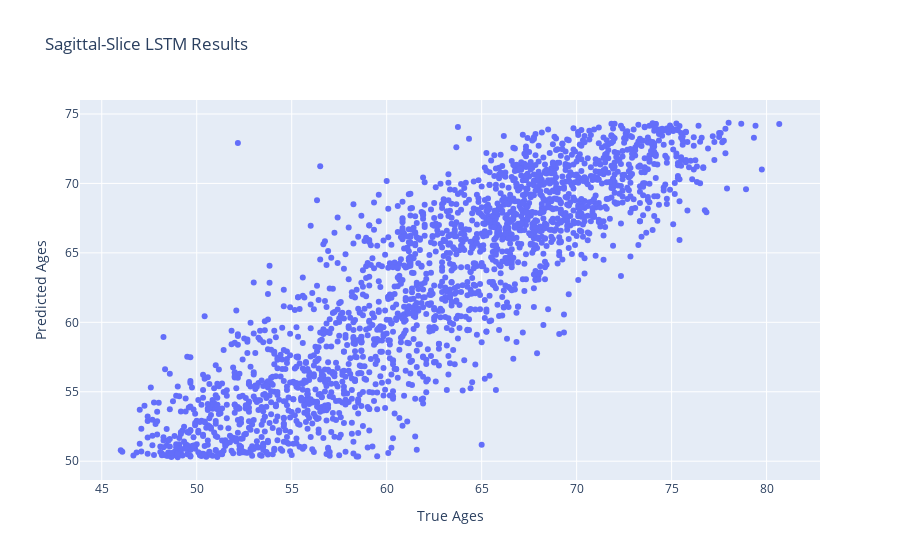

The notebook cell this image was saved under:
### Code cell
trace1 = go.Scatter(
    x=results["true_ages"],
    y=results["pred_ages"],
    mode="markers",
    name="Embeds"
)

d = [trace1]

layout = dict(title="Sagittal-Slice LSTM Results", xaxis=dict(title="True Ages"), yaxis=dict(title="Predicted Ages"))

fig = dict(data=d, layout=layout)

iplot(fig, filename="Distributions")

### Figure 1 — Plotly figure (JSON) as saved in the notebook; plotly's stock layout.template omitted (floating-point values rounded to 4 significant figures; data arrays with more than 128 entries replaced by an {"elided": "..."} marker saying what was removed)
{"data": [{"mode": "markers", "name": "Embeds", "type": "scatter", "x": {"elided": "2194 float values"}, "y": {"elided": "2194 float values"}}], "layout": {"title": {"text": "Sagittal-Slice LSTM Results"}, "xaxis": {"title": {"text": "True Ages"}}, "yaxis": {"title": {"text": "Predicted Ages"}}}}
